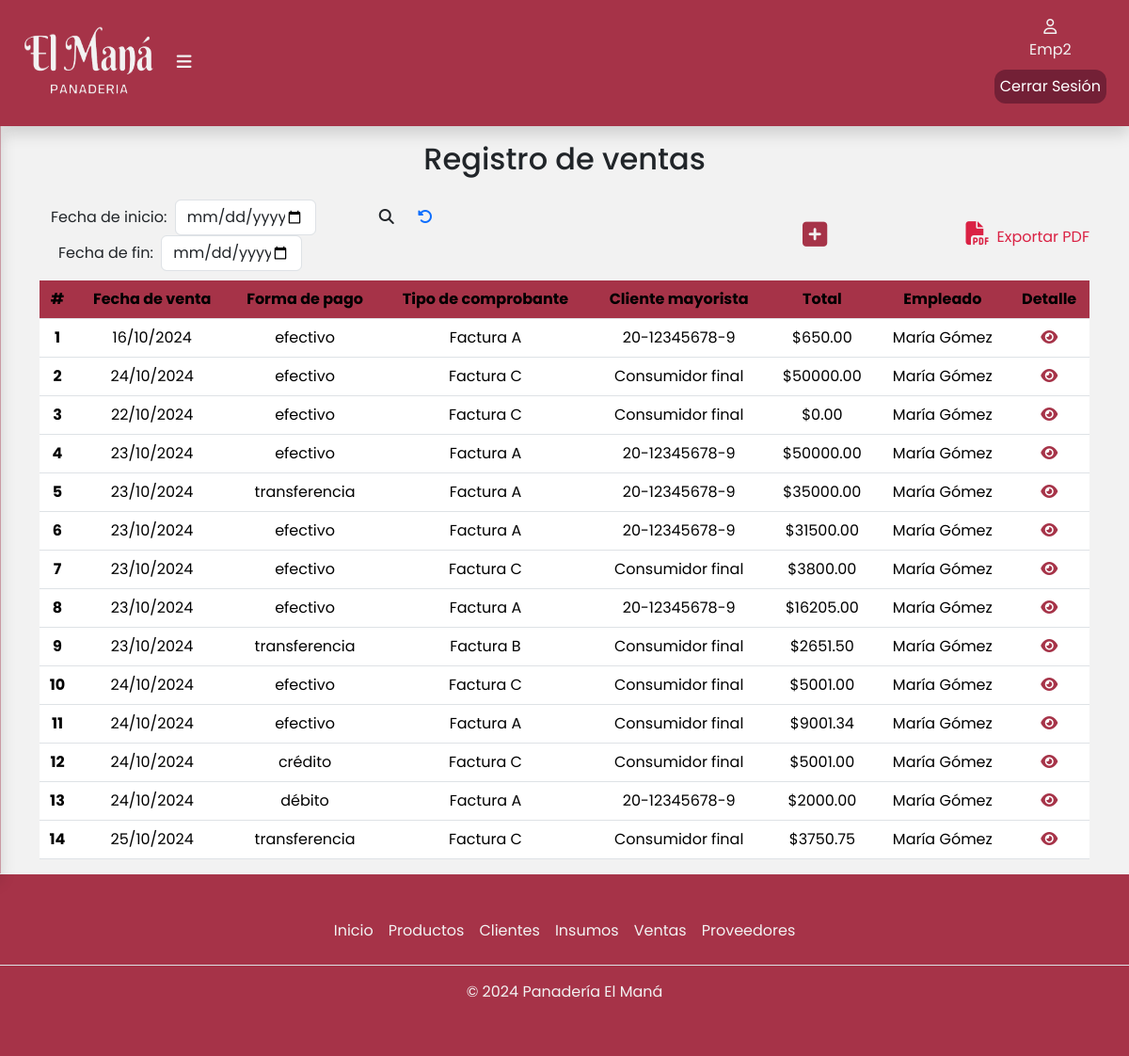
The app's page /ventas/ (signed in), older data.
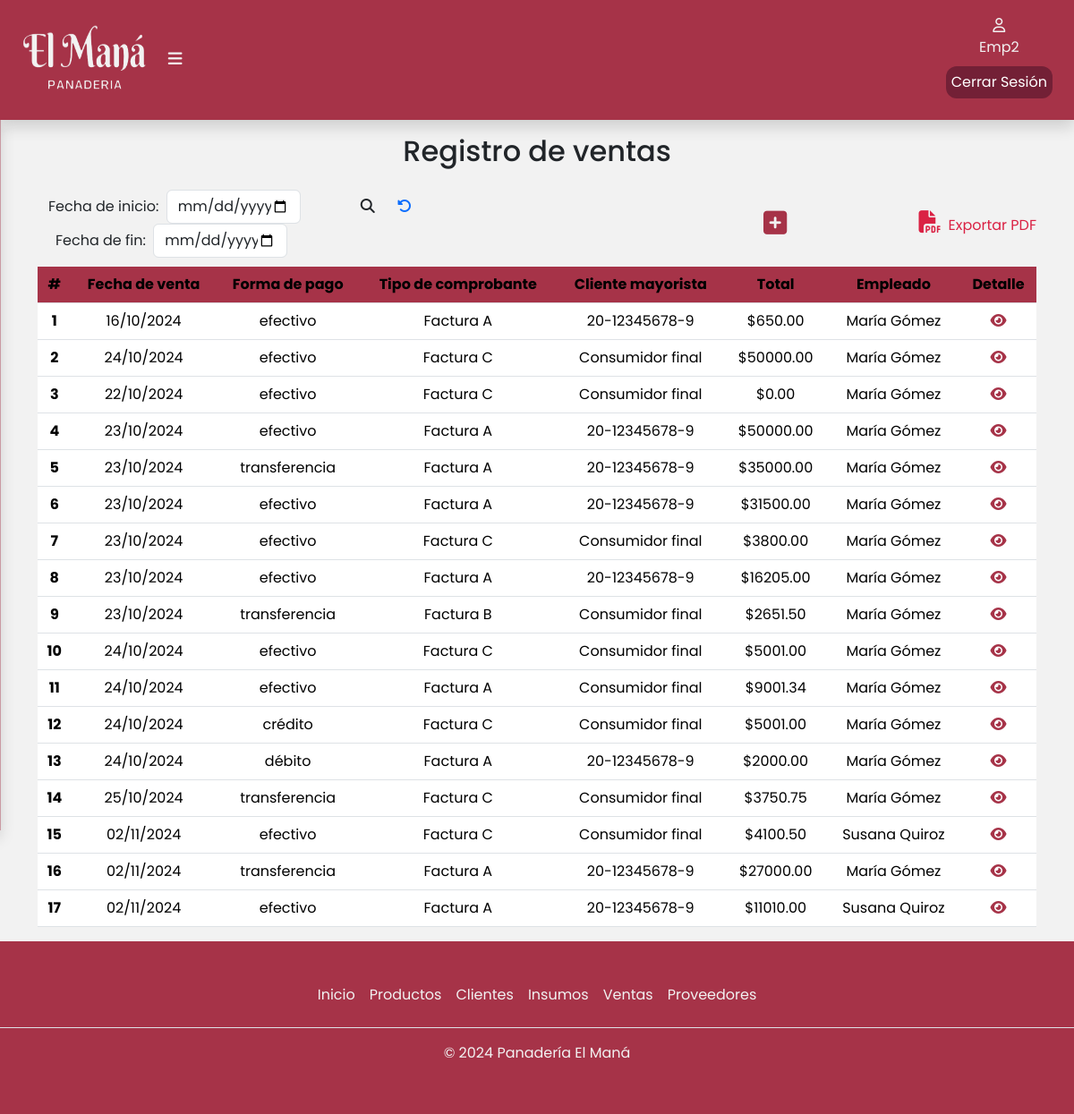
The same page, newer data.
### apps/ventas/models.py (models this page shows, shortened)
class Venta(models.Model):
    TIPO_COMPROBANTE = [
        ('A', 'Factura A'),
        ('B', 'Factura B'),
        ('C', 'Factura C'),
    ]
    FORMA_PAGO = [
        ('efectivo','Efectivo'),
        ('transferencia','Transferencia'),
        ('débito','Débito'),
        ('crédito','Crédito'),
    ]
    fechaDeVenta = models.DateField(blank=False, null=False)
    formaDePago = models.CharField(max_length=15, choices=FORMA_PAGO,blank=False, null=False)
    tipoDeComprobante = models.CharField(max_length=15, choices=TIPO_COMPROBANTE,blank=False, null=False)
    clienteMayorista = models.ForeignKey(ClienteMayorista, on_delete=models.SET_NULL, null=True, blank=True,related_name='clienteMayorista')
    total = models.DecimalField(max_digits=10, decimal_places=2,default=0)
    empleado = models.ForeignKey(Empleado,on_delete=models.CASCADE,related_name='ventaEmpleado')

class ClienteMayorista(Persona):
    cuil = models.CharField(max_length=13,blank=False, null=False)

### apps/usuarios/models.py (models this page shows, shortened)
class Persona(models.Model):
    nombre = models.CharField(max_length=50,blank=False,null=False)
    apellido = models.CharField(max_length=50,blank=False,null=False)
    direccion  = models.CharField(max_length=50,blank=False,null=False)
    telefono = models.CharField(max_length=15,blank=False,null=False)
    mail = models.EmailField(blank=True,null=True)
    class Meta:
        abstract = True  # Esto hace que no se genere una tabla en la BD

class Empleado(Persona):
    ESTADO = [
        ('activo', 'Activo'),
        ('inactivo', 'Inactivo'),
    ]
    user = models.OneToOneField(User, on_delete=models.CASCADE,related_name='user')
    dni  = models.CharField(max_length=8,blank=False,null=False)
    fechaDeNacimiento = models.DateField(blank=False,null=False)
    fechaDeIngreso = models.DateField(blank=False,null=False)
    salario = models.DecimalField(max_digits=10,blank=False,null=False,decimal_places=2)
    estado = models.CharField(max_length=10,choices=ESTADO,blank=False,null=False,default='activo')

### apps/ventas/views.py (the view)
# urls.py: path('ventas/',include('apps.ventas.urls')),
def ventas(request):
    ventas = Venta.objects.all()
    return render(request,'ventas/ventas.html',{'ventas':ventas})

### apps/ventas/templates/ventas/ventas.html (shortened to what this page needs)
{% extends 'base/base.html' %}
{% load static %}
{% block contenido %}
<div class="container" id="container-tabla">
    <div class="col-12">
        <h2 class="text-center pb-3">Registro de ventas</h2>
        <div class="busqueda d-flex justify-content-between align-items-center">
            <form class="d-flex align-items-center" role="search" method="POST" action="{% url 'ventas:buscarVentas' %}">
                <div class="container">
                    <div class="row">
                        <div class="col">
                            <label for="fecha_inicio" class="me-1">Fecha de inicio:</label>
                            <input type="date" id="fecha_inicio" name="fecha_inicio" class="form-control busquedaFecha d-inline" placeholder="inicio" style="width: 150px;">
                            <label for="fecha_fin" class="ms-2 me-1">Fecha de fin:</label>
                            <input type="date" id="fecha_fin" name="fecha_fin" class="form-control busquedaFecha d-inline" style="width: 150px;">
                        </div>
                        <div class="col">
                            <button class="btn" type="submit">
                                <i class="fa-solid fa-magnifying-glass" style="font-size: 16px"></i>
                            </button>
                            <a href="{% url 'ventas:ventas' %}" class="ms-2"><i class="fa-solid fa-rotate-left"></i></a>
                        </div>
                    </div>
                </div>
            </form>
            <a href="{% url 'ventas:agregarVenta' %}"><i class="fa-solid fa-square-plus" title="Agregar venta" style="font-size: 30px"></i></a>
            <a class="expPdf" href="{% url 'ventas:exportarPDF' %}"><i class="expPdf fa-solid fa-file-pdf px-2" style="font-size: 25px"></i>Exportar PDF</a>
        </div>
        <div class="table-responsive">
            <table class="table">
                <thead class="bg-table">
                    <tr>
                        <th scope="col">#</th>
                        <th scope="col">Fecha de venta</th>
                        <th scope="col">Forma de pago</th>
                        <th scope="col">Tipo de comprobante</th>
                        <th scope="col">Cliente mayorista</th>
                        <th scope="col">Total</th>
                        <th scope="col">Empleado</th>
                        <th scope="col">Detalle</th>
                    </tr>
                </thead>
                <tbody>
                    {% for venta in ventas %}
                    <tr>
                        <th scope="row">{{ forloop.counter }}</th>
                        <td>{{ venta.fechaDeVenta|date:"d/m/Y" }}</td>
                        <td>{{ venta.formaDePago }}</td>
                        <td>Factura {{ venta.tipoDeComprobante }}</td>
                        {% if venta.clienteMayorista is None %}
                            <td>Consumidor final</td>
                        {% else %}
                            <td>{{ venta.clienteMayorista.cuil }}</td>
                        {%endif%}
                        <td>${{ venta.total }}</td>
                        <td>{{ venta.empleado.nombre }} {{ venta.empleado.apellido }}</td>
                        <td>
                            <a href="{% url 'ventas:verDetallesVenta' venta.id %}"><i class="fa-solid fa-eye" title="Ver detalles"></i></a>
                        </td>
                    </tr>
                    {% empty %}
                    <tr>
                        <td colspan="10">No hay ventas disponibles.</td>
                    </tr>
                    {% endfor %}
                </tbody>
            </table>
        </div>
    </div>
</div>
{% endblock %}

Row changes from the older to the newer data that the page shows:
added Venta: fechaDeVenta "02/11/2024", formaDePago "efectivo", tipoDeComprobante "C", shows "Consumidor final", total "4100.50", empleado.nombre "Susana", empleado.apellido "Quiroz"
added Venta: fechaDeVenta "02/11/2024", formaDePago "transferencia", tipoDeComprobante "A", clienteMayorista.cuil "20-12345678-9", total "27000.00", empleado.nombre "María", empleado.apellido "Gómez"
added Venta: fechaDeVenta "02/11/2024", formaDePago "efectivo", tipoDeComprobante "A", clienteMayorista.cuil "20-12345678-9", total "11010.00", empleado.nombre "Susana", empleado.apellido "Quiroz"
